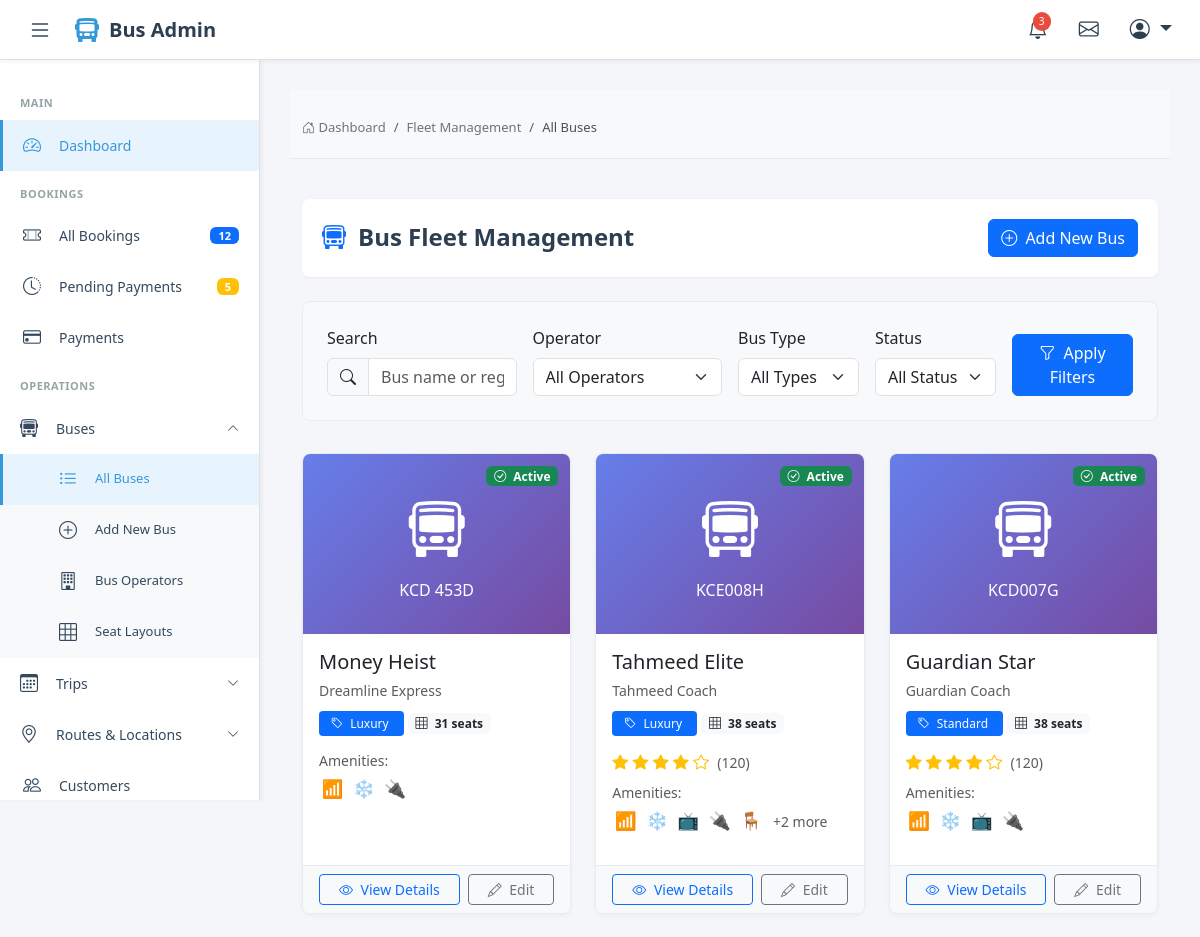
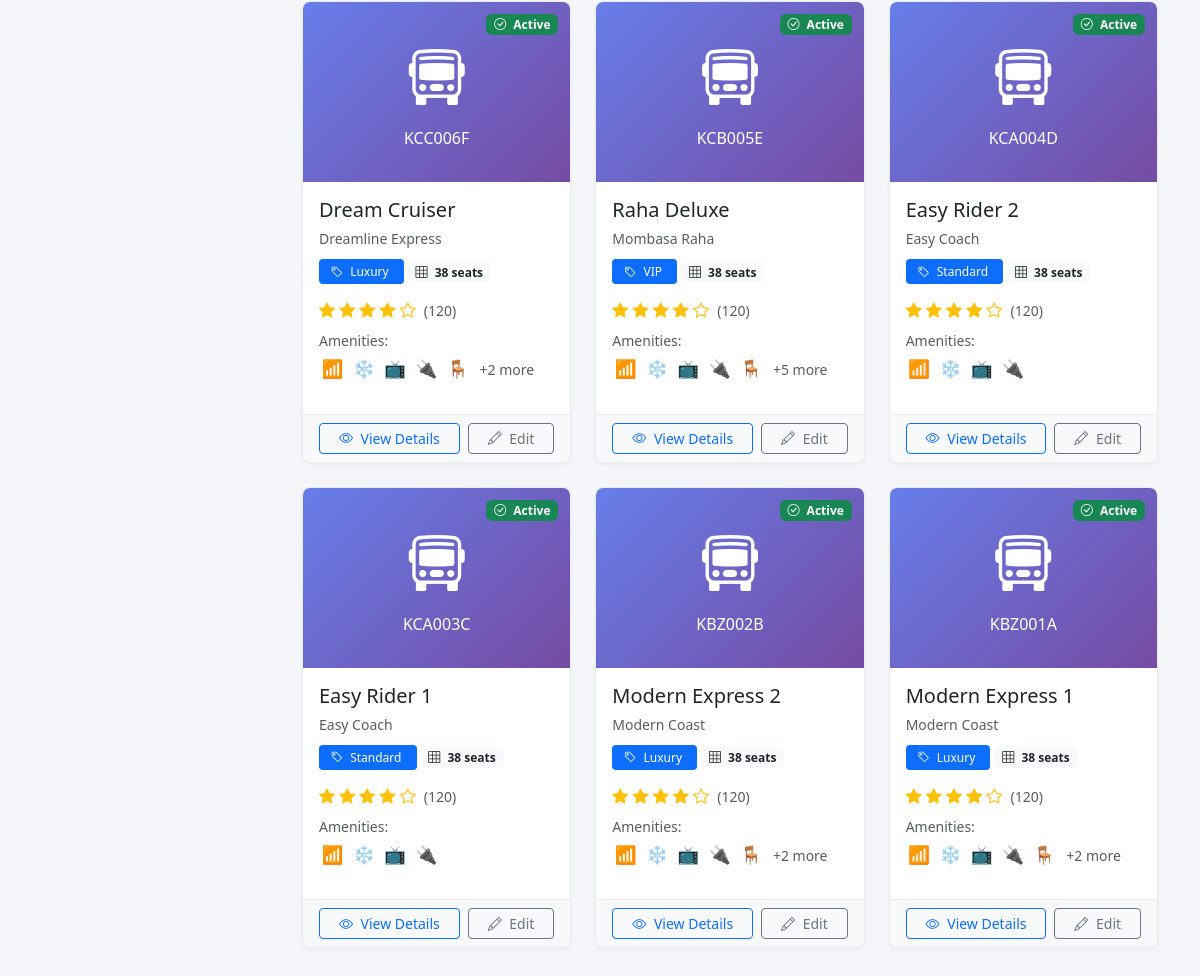
/buses/, run on the app's committed database (2 pictures, top to bottom).
### website_application/models.py (models this page shows, shortened)
class Bus(models.Model):
    BUS_TYPE_CHOICES = [
        ('standard', 'Standard'),
        ('luxury', 'Luxury'),
        ('vip', 'VIP'),
        ('sleeper', 'Sleeper'),
    ]
    operator = models.ForeignKey(BusOperator, on_delete=models.CASCADE, related_name='buses')
    registration_number = models.CharField(max_length=50, unique=True)
    bus_name = models.CharField(max_length=200, help_text="e.g., 'Makarios X13'")
    bus_type = models.CharField(max_length=20, choices=BUS_TYPE_CHOICES)
    seat_layout = models.ForeignKey(SeatLayout, on_delete=models.PROTECT)
    amenities = models.ManyToManyField(Amenity, blank=True)
    rating = models.DecimalField(
        max_digits=3,
        decimal_places=2,
        validators=[MinValueValidator(0), MaxValueValidator(5)],
        default=0
    )
    total_ratings = models.IntegerField(default=0)
    is_active = models.BooleanField(default=True)
    created_at = models.DateTimeField(auto_now_add=True)

class BusOperator(models.Model):
    name = models.CharField(max_length=200)
    logo = models.ImageField(upload_to='operators/logos/', null=True, blank=True)
    contact_phone = models.CharField(max_length=20)
    contact_email = models.EmailField()
    description = models.TextField(blank=True)
    is_active = models.BooleanField(default=True)
    created_at = models.DateTimeField(auto_now_add=True)

class SeatLayout(models.Model):
    name = models.CharField(max_length=100, help_text="e.g., '2x2 Standard', '2x1 VIP'")
    total_rows = models.IntegerField(validators=[MinValueValidator(1)])
    seats_per_row = models.IntegerField(validators=[MinValueValidator(1)])
    total_seats = models.IntegerField()
    layout_config = models.JSONField(
        help_text="JSON configuration for seat positions, door location, etc."
    )
    image = models.ImageField(upload_to='layouts/', null=True, blank=True)

class Amenity(models.Model):
    name = models.CharField(max_length=100)
    icon = models.CharField(max_length=50, help_text="Icon class or emoji")
    description = models.TextField(blank=True)
    class Meta:
        verbose_name_plural = "Amenities"

### website_application/views.py (the view)
# urls.py: path('buses/', views.bus_list, name='bus_list'),
def bus_list(request):
    buses = Bus.objects.select_related('operator', 'seat_layout').prefetch_related('amenities')
    search = request.GET.get('search', '')
    operator_id = request.GET.get('operator', '')
    bus_type = request.GET.get('type', '')
    status = request.GET.get('status', '')
    if search:
        buses = buses.filter(
            Q(bus_name__icontains=search) |
            Q(registration_number__icontains=search)
        )
    if operator_id:
        buses = buses.filter(operator_id=operator_id)
    if bus_type:
        buses = buses.filter(bus_type=bus_type)
    if status == 'active':
        buses = buses.filter(is_active=True)
    elif status == 'inactive':
        buses = buses.filter(is_active=False)
    buses = buses.order_by('-created_at')
    operators = BusOperator.objects.filter(is_active=True)
    context = {
        'buses': buses,
        'operators': operators,
        'search': search,
        'selected_operator': operator_id,
        'selected_type': bus_type,
        'selected_status': status,
        'bus_types': Bus.BUS_TYPE_CHOICES,
    }
    return render(request, 'buses/bus_list.html', context)

### templates/buses/bus_list.html (shortened to what this page needs)
{% extends 'admin_base.html' %}
{% load static %}
{% block content %}
<div class="breadcrumb-container">
    <div class="container-fluid">
        <nav aria-label="breadcrumb">
            <ol class="breadcrumb">
                <li class="breadcrumb-item"><a href="{% url 'admin_dashboard' %}"><i class="bi bi-house-door"></i> Dashboard</a></li>
                <li class="breadcrumb-item"><a href="#">Fleet Management</a></li>
                <li class="breadcrumb-item active" aria-current="page">All Buses</li>
            </ol>
        </nav>
    </div>
</div>
<div class="container-fluid py-3">
    <div class="page-header">
        <h1 class="page-title">
            <i class="bi bi-bus-front text-primary"></i>
            Bus Fleet Management
        </h1>
        <a href="{% url 'bus_add' %}" class="btn btn-primary">
            <i class="bi bi-plus-circle me-1"></i> Add New Bus
        </a>
    </div>
    <div class="filter-section">
        <form method="get" id="filterForm">
            <div class="row g-3">
                <div class="col-md-3">
                    <label class="form-label fw-medium">Search</label>
                    <div class="input-group">
                        <span class="input-group-text"><i class="bi bi-search"></i></span>
                        <input type="text" name="search" class="form-control"
                               placeholder="Bus name or registration..."
                               value="{{ search }}">
                    </div>
                </div>
                <div class="col-md-3">
                    <label class="form-label fw-medium">Operator</label>
                    <select name="operator" class="form-select">
                        <option value="">All Operators</option>
                    </select>
                </div>
                <div class="col-md-2">
                    <label class="form-label fw-medium">Bus Type</label>
                    <select name="type" class="form-select">
                        <option value="">All Types</option>
                    </select>
                </div>
                <div class="col-md-2">
                    <label class="form-label fw-medium">Status</label>
                    <select name="status" class="form-select">
                        <option value="">All Status</option>
                    </select>
                </div>
                <div class="col-md-2 d-flex align-items-end">
                    <button type="submit" class="btn btn-primary w-100">
                        <i class="bi bi-funnel me-1"></i> Apply Filters
                    </button>
                </div>
            </div>
        </form>
    </div>
    {% if buses %}
    <div class="row g-4">
        {% for bus in buses %}
        <div class="col-md-6 col-lg-4">
            <div class="card bus-card h-100">
                {% if bus.is_active %}
                <span class="badge bg-success status-badge"><i class="bi bi-check-circle me-1"></i> Active</span>
                {% else %}
                <span class="badge bg-secondary status-badge"><i class="bi bi-pause-circle me-1"></i> Inactive</span>
                {% endif %}
                <div class="bus-image card-img-top text-white">
                    <div class="text-center">
                        <i class="bi bi-bus-front" style="font-size: 3.5rem;"></i>
                        <p class="mb-0 mt-2 fw-medium">{{ bus.registration_number }}</p>
                    </div>
                </div>
                <div class="card-body">
                    <div class="d-flex align-items-start mb-2">
                        <div>
                            <h5 class="card-title mb-1">{{ bus.bus_name }}</h5>
                            <small class="text-muted">{{ bus.operator.name }}</small>
                        </div>
                    </div>
                    <div class="mb-3">
                        <span class="bus-type-badge bg-primary text-white">
                            <i class="bi bi-tag me-1"></i> {{ bus.get_bus_type_display }}
                        </span>
                        <span class="badge bg-light text-dark ms-1">
                            <i class="bi bi-grid-3x3 me-1"></i> {{ bus.seat_layout.total_seats }} seats
                        </span>
                    </div>
                    {% if bus.rating > 0 %}
                    <div class="rating-stars mb-2">
                        {% for i in "12345" %}
                            {% if forloop.counter <= bus.rating %}
                            <i class="bi bi-star-fill"></i>
                            {% else %}
                            <i class="bi bi-star"></i>
                            {% endif %}
                        {% endfor %}
                        <span class="text-muted small ms-1">({{ bus.total_ratings }})</span>
                    </div>
                    {% endif %}
                    {% if bus.amenities.exists %}
                    <div class="amenity-icons mb-3">
                        <small class="text-muted d-block mb-1">Amenities:</small>
                        {% for amenity in bus.amenities.all|slice:":5" %}
                        <span class="amenity-icon" title="{{ amenity.name }}">
                            {% if amenity.icon %}
                                {{ amenity.icon }}
                            {% else %}
                                <i class="bi bi-check-circle"></i>
                            {% endif %}
                        </span>
                        {% endfor %}
                        {% if bus.amenities.count > 5 %}
                        <small class="text-muted ms-1">+{{ bus.amenities.count|add:"-5" }} more</small>
                        {% endif %}
                    </div>
                    {% endif %}
                </div>
                <div class="card-footer">
                    <div class="d-flex gap-2">
                        <a href="{% url 'bus_detail' bus.pk %}" class="btn btn-sm btn-outline-primary flex-fill">
                            <i class="bi bi-eye me-1"></i> View Details
                        </a>
                        <a href="{% url 'bus_edit' bus.pk %}" class="btn btn-sm btn-outline-secondary flex-fill">
                            <i class="bi bi-pencil me-1"></i> Edit
                        </a>
                    </div>
                </div>
            </div>
        </div>
        {% endfor %}
    </div>
    {% endif %}
</div>
{% endblock %}

### templates/admin_base.html (style rules this page uses)
:root { --sidebar-width: 260px; --header-height: 60px; --primary-color: #2c3e50; --secondary-color: #34495e; --accent-color: #3498db; --hover-bg: #f8f9fa; --border-color: #dee2e6; }
* { margin: 0; padding: 0; box-sizing: border-box; }
body { font-family: 'Segoe UI', Tahoma, Geneva, Verdana, sans-serif; background-color: #f5f6fa; overflow-x: hidden; }
.page-header { background: white; padding: 20px; border-radius: 8px; margin-bottom: 30px; box-shadow: 0 1px 3px rgba(0,0,0,0.05); }
.page-header h1 { font-size: 24px; font-weight: 600; color: var(--primary-color); margin: 0; }
.breadcrumb { background: none; padding: 0; margin: 8px 0 0 0; font-size: 13px; }

### templates/buses/bus_list.html (style rules this page uses)
.breadcrumb-container { background-color: #f8f9fa; border-bottom: 1px solid #e9ecef; padding: 0.75rem 0; margin-bottom: 1.5rem; }
.breadcrumb { margin-bottom: 0; padding: 0.5rem 0; background-color: transparent; border-radius: 0; }
.breadcrumb-item a { color: #6c757d; text-decoration: none; transition: color 0.2s; }
.breadcrumb-item.active { color: #495057; font-weight: 500; }
.bus-card { transition: transform 0.2s, box-shadow 0.2s; border: 1px solid #e9ecef; box-shadow: 0 2px 4px rgba(0,0,0,0.04); border-radius: 8px; overflow: hidden; }
.bus-type-badge { font-size: 0.75rem; padding: 0.25rem 0.75rem; border-radius: 4px; font-weight: 500; }
.status-badge { position: absolute; top: 12px; right: 12px; z-index: 1; }
.rating-stars { color: #ffc107; }
.amenity-icon { font-size: 1.1rem; margin: 0 0.15rem; color: #6c757d; }
.filter-section { background: #f8f9fa; padding: 1.5rem; border-radius: 8px; margin-bottom: 2rem; border: 1px solid #e9ecef; }
.bus-image { height: 180px; object-fit: cover; background: linear-gradient(135deg, #667eea 0%, #764ba2 100%); display: flex; align-items: center; justify-content: center; }
.card-footer { background-color: #f8f9fa; border-top: 1px solid #e9ecef; }
.page-header { display: flex; justify-content: space-between; align-items: center; margin-bottom: 1.5rem; }
.page-title { display: flex; align-items: center; gap: 0.75rem; font-weight: 600; color: #343a40; margin: 0; }

### data on the page
Bus: is_active True (drawn), registration_number "KCD 453D", bus_name "Money Heist", operator.name "Dreamline Express", bus_type "Luxury", seat_layout.total_seats "31"
Amenity: icon "📶"
Amenity: icon "❄️"
Amenity: icon "🔌"
Bus: is_active True (drawn), registration_number "KCE008H", bus_name "Tahmeed Elite", operator.name "Tahmeed Coach", bus_type "Luxury", seat_layout.total_seats "38", total_ratings "120", amenities.count|add "2"
Amenity: icon "📺"
Amenity: icon "🪑"
Bus: is_active True (drawn), registration_number "KCD007G", bus_name "Guardian Star", operator.name "Guardian Coach", bus_type "Standard", seat_layout.total_seats "38", total_ratings "120"
Bus: is_active True (drawn), registration_number "KCC006F", bus_name "Dream Cruiser", operator.name "Dreamline Express", bus_type "Luxury", seat_layout.total_seats "38", total_ratings "120", amenities.count|add "2"
Bus: is_active True (drawn), registration_number "KCB005E", bus_name "Raha Deluxe", operator.name "Mombasa Raha", bus_type "VIP", seat_layout.total_seats "38", total_ratings "120", amenities.count|add "5"
Bus: is_active True (drawn), registration_number "KCA004D", bus_name "Easy Rider 2", operator.name "Easy Coach", bus_type "Standard", seat_layout.total_seats "38", total_ratings "120"
Bus: is_active True (drawn), registration_number "KCA003C", bus_name "Easy Rider 1", operator.name "Easy Coach", bus_type "Standard", seat_layout.total_seats "38", total_ratings "120"
Bus: is_active True (drawn), registration_number "KBZ002B", bus_name "Modern Express 2", operator.name "Modern Coast", bus_type "Luxury", seat_layout.total_seats "38", total_ratings "120", amenities.count|add "2"
Bus: is_active True (drawn), registration_number "KBZ001A", bus_name "Modern Express 1", operator.name "Modern Coast", bus_type "Luxury", seat_layout.total_seats "38", total_ratings "120", amenities.count|add "2"
